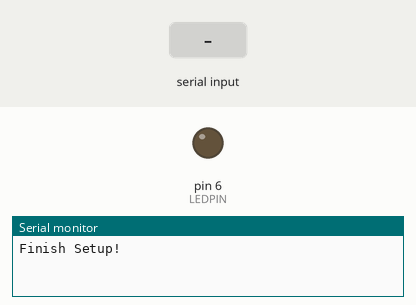
Recording of a sketch running on a simulated Arduino Mega 2560, built with avr-gcc and run on an emulated ATmega2560. On the bench: output pins drawn as LEDs (lit = HIGH), the last lines printed to the serial monitor. Inputs (shaded band) come from the test bench.

Above: at 1.2 s.
1.3 s: "b\n" received over the second serial link
At 1.78 s:
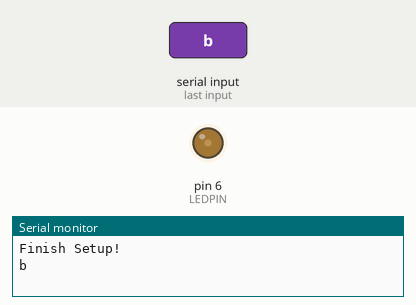
4.3 s: "q\n" received over the second serial link
At 5.8 s:
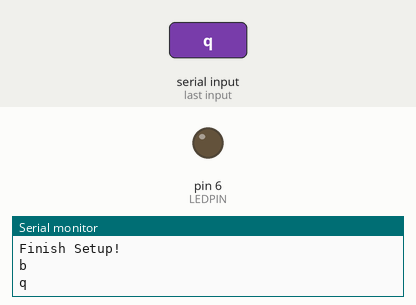
6.4 s: "o\n" received over the second serial link
At 7.5 s:
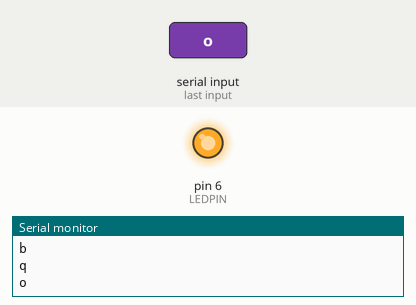
Timing chart, 0 to 9.4 s (numbered marks = the images above; inputs shaded):
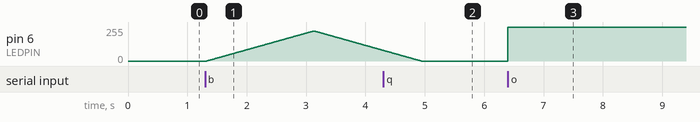

Measured:
- after the input at 1.3 s, pin 6 (LEDPIN): rises from 0/255 to 225/255 in 1.8 s, then falls to 80/255 in 1.2 s
- after the input at 4.3 s, pin 6 (LEDPIN): goes on until 4.9 s, then stays 0/255
- after the input at 6.4 s, pin 6 (LEDPIN): 0/255 → 255/255 at once

The sketch:

Communication_wired_LED.ino
```cpp
#include <SoftwareSerial.h>
SoftwareSerial Serial1(2,3);
String a = "?";

#define LEDPIN 6

void StartReceiving(){
  while(Serial1.available()){
    a = Serial1.readStringUntil('\n');
    Serial.println(a);
  }
}
void setup(){
  Serial.begin(9600);
  Serial1.begin(9600);
  pinMode(LEDPIN, OUTPUT);
  Serial.println("Finish Setup!");
}

void loop(){
  StartReceiving();

  if(a == "o"){
    digitalWrite(LEDPIN, HIGH);
    Serial1.write("LED is turned on!\n");
  }

  if(a == "c"){
    digitalWrite(LEDPIN, LOW);
    Serial1.write("LED is turned off!\n");
  }

  if(a == "b"){
    Serial1.write("Enter breathing light mode!\n");

    while(true){
      StartReceiving();
      if(a == "b"){
        for(int i = 1; i <= 225; i++){
          analogWrite(LEDPIN, i);
          delay(8);
        }

        for(int i = 225; i >= 1; i--){
          analogWrite(LEDPIN, i);
          delay(8);
        }
      } else if(a == "q"){
        digitalWrite(LEDPIN, LOW);
        Serial1.write("Quit breathing light mode!");
        break;
      }
    }
  }
  a = "?";
}
```
